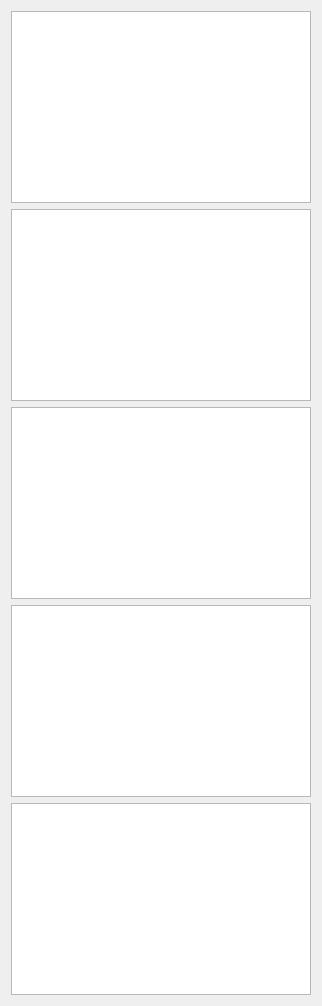
          <widget class="QWidget" name="tab_time_rowPlot">
           <property name="sizePolicy">
            <sizepolicy hsizetype="Expanding" vsizetype="Expanding">
             <horstretch>0</horstretch>
             <verstretch>0</verstretch>
            </sizepolicy>
           </property>
           <attribute name="title">
            <string>Time</string>
           </attribute>
           <layout class="QHBoxLayout" name="horizontalLayout_16">
            <item>
             <layout class="QVBoxLayout" name="verticalLayout_6">
              <property name="rightMargin">
               <number>0</number>
              </property>
              <item>
               <widget class="PlotWidget" name="graphicsView_time_column0">
                <property name="sizePolicy">
                 <sizepolicy hsizetype="Expanding" vsizetype="Expanding">
                  <horstretch>0</horstretch>
                  <verstretch>0</verstretch>
                 </sizepolicy>
                </property>
                <property name="minimumSize">
                 <size>
                  <width>300</width>
                  <height>125</height>
                 </size>
                </property>
               </widget>
              </item>
              <item>
               <widget class="PlotWidget" name="graphicsView_time_column1">
                <property name="sizePolicy">
                 <sizepolicy hsizetype="Expanding" vsizetype="Expanding">
                  <horstretch>0</horstretch>
                  <verstretch>0</verstretch>
                 </sizepolicy>
                </property>
                <property name="minimumSize">
                 <size>
                  <width>300</width>
                  <height>125</height>
                 </size>
                </property>
               </widget>
              </item>
              <item>
               <widget class="PlotWidget" name="graphicsView_time_column2">
                <property name="sizePolicy">
                 <sizepolicy hsizetype="Expanding" vsizetype="Expanding">
                  <horstretch>0</horstretch>
                  <verstretch>0</verstretch>
                 </sizepolicy>
                </property>
                <property name="minimumSize">
                 <size>
                  <width>300</width>
                  <height>125</height>
                 </size>
                </property>
               </widget>
              </item>
              <item>
               <widget class="PlotWidget" name="graphicsView_time_column3">
                <property name="sizePolicy">
                 <sizepolicy hsizetype="Expanding" vsizetype="Expanding">
                  <horstretch>0</horstretch>
                  <verstretch>0</verstretch>
                 </sizepolicy>
                </property>
                <property name="minimumSize">
                 <size>
                  <width>300</width>
                  <height>125</height>
                 </size>
                </property>
               </widget>
              </item>
              <item>
               <widget class="PlotWidget" name="graphicsView_time_column4">
                <property name="sizePolicy">
                 <sizepolicy hsizetype="Expanding" vsizetype="Expanding">
                  <horstretch>0</horstretch>
                  <verstretch>0</verstretch>
                 </sizepolicy>
                </property>
                <property name="minimumSize">
                 <size>
                  <width>300</width>
                  <height>125</height>
                 </size>
                </property>
               </widget>
              </item>
             </layout>
            </item>
           </layout>
          </widget>
